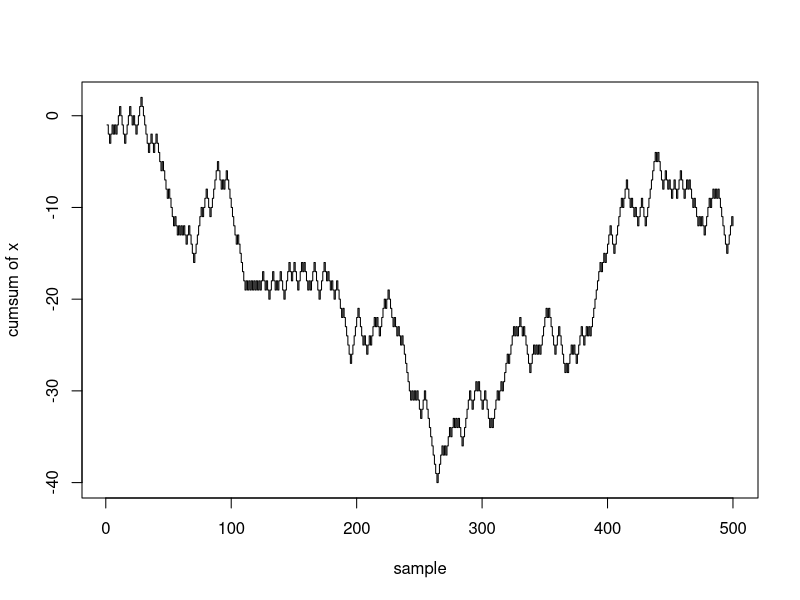

The R source for this figure:
#Rewald Process
rm(list=ls(all=T))
n=500;
x=sample(c(-1,1),n,replace=T)
y=cumsum(x)
plot((1:n),y,type='s',xlab="sample",ylab="cumsum of x")